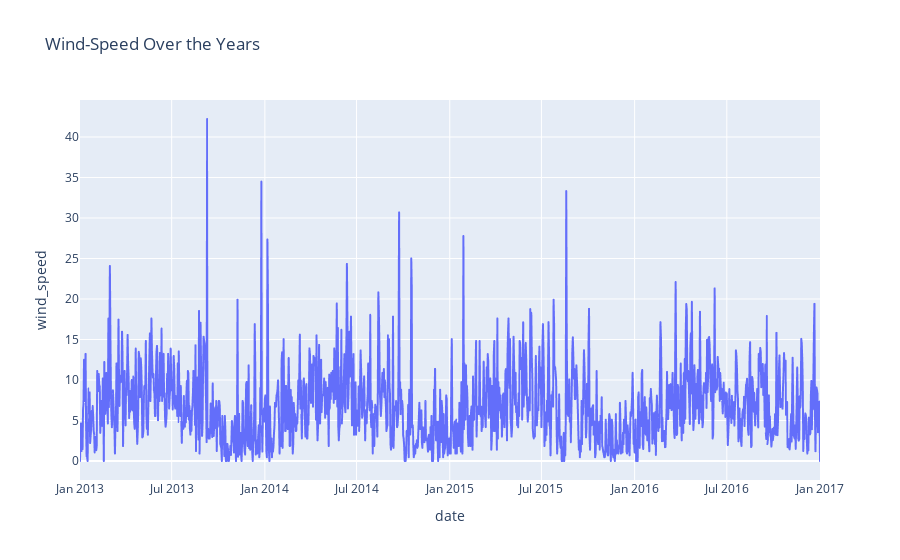

Here is the notebook cell this chart was saved with:
### Code cell
wind_speed = px.line(data_frame=weather_data, x=weather_data['date'], y=weather_data['wind_speed'],title='Wind-Speed Over the Years')
wind_speed.show()

### Figure 1 — Plotly figure (JSON) as saved in the notebook; plotly's stock layout.template omitted (floating-point values rounded to 4 significant figures; data arrays with more than 128 entries replaced by an {"elided": "..."} marker saying what was removed)
{"data": [{"hovertemplate": "date=%{x}<br>wind_speed=%{y}<extra></extra>", "legendgroup": "", "line": {"color": "#636efa", "dash": "solid"}, "marker": {"symbol": "circle"}, "mode": "lines", "name": "", "showlegend": false, "type": "scattergl", "x": {"elided": "1462 str values"}, "xaxis": "x", "y": {"elided": "1462 float values"}, "yaxis": "y"}], "layout": {"legend": {"tracegroupgap": 0}, "title": {"text": "Wind-Speed Over the Years"}, "xaxis": {"anchor": "y", "domain": [0, 1], "title": {"text": "date"}}, "yaxis": {"anchor": "x", "domain": [0, 1], "title": {"text": "wind_speed"}}}}
